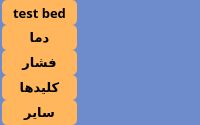
     <widget class="QWidget" name="widget_2" native="true">
      <property name="minimumSize">
       <size>
        <width>80</width>
        <height>0</height>
       </size>
      </property>
      <property name="styleSheet">
       <string notr="true">QWidget{background-color: rgb(110, 140, 204);}
QToolButton{
background-color: rgb(255, 182, 93);

border-radius :5px;
}
QToolButton:hover{
background-color: rgb(60, 60, 60);
}

</string>
      </property>
      <layout class="QVBoxLayout" name="verticalLayout_4">
       <property name="spacing">
        <number>0</number>
       </property>
       <property name="leftMargin">
        <number>2</number>
       </property>
       <property name="topMargin">
        <number>0</number>
       </property>
       <property name="rightMargin">
        <number>0</number>
       </property>
       <property name="bottomMargin">
        <number>0</number>
       </property>
       <item>
        <widget class="QToolButton" name="toolButton_testbed">
         <property name="minimumSize">
          <size>
           <width>75</width>
           <height>25</height>
          </size>
         </property>
         <property name="maximumSize">
          <size>
           <width>60</width>
           <height>25</height>
          </size>
         </property>
         <property name="font">
          <font>
           <family>IRANSansXFaNum</family>
           <pointsize>10</pointsize>
           <weight>75</weight>
           <bold>true</bold>
          </font>
         </property>
         <property name="text">
          <string>test bed</string>
         </property>
        </widget>
       </item>
       <item>
        <widget class="QToolButton" name="toolButton_temperature">
         <property name="minimumSize">
          <size>
           <width>75</width>
           <height>25</height>
          </size>
         </property>
         <property name="maximumSize">
          <size>
           <width>60</width>
           <height>25</height>
          </size>
         </property>
         <property name="font">
          <font>
           <family>IRANSansXFaNum</family>
           <pointsize>10</pointsize>
           <weight>75</weight>
           <bold>true</bold>
          </font>
         </property>
         <property name="text">
          <string>دما</string>
         </property>
        </widget>
       </item>
       <item>
        <widget class="QToolButton" name="toolButton_pressure">
         <property name="minimumSize">
          <size>
           <width>75</width>
           <height>25</height>
          </size>
         </property>
         <property name="maximumSize">
          <size>
           <width>60</width>
           <height>25</height>
          </size>
         </property>
         <property name="font">
          <font>
           <family>IRANSansXFaNum</family>
           <pointsize>10</pointsize>
           <weight>75</weight>
           <bold>true</bold>
          </font>
         </property>
         <property name="text">
          <string>فشار</string>
         </property>
        </widget>
       </item>
       <item>
        <widget class="QToolButton" name="toolButton_keys">
         <property name="minimumSize">
          <size>
           <width>75</width>
           <height>25</height>
          </size>
         </property>
         <property name="maximumSize">
          <size>
           <width>60</width>
           <height>25</height>
          </size>
         </property>
         <property name="font">
          <font>
           <family>IRANSansXFaNum</family>
           <pointsize>10</pointsize>
           <weight>75</weight>
           <bold>true</bold>
          </font>
         </property>
         <property name="text">
          <string>کلیدها</string>
         </property>
        </widget>
       </item>
       <item>
        <widget class="QToolButton" name="toolButton">
         <property name="minimumSize">
          <size>
           <width>75</width>
           <height>25</height>
          </size>
         </property>
         <property name="font">
          <font>
           <family>IRANSansXFaNum</family>
           <pointsize>10</pointsize>
           <weight>75</weight>
           <bold>true</bold>
          </font>
         </property>
         <property name="text">
          <string>سایر</string>
         </property>
        </widget>
       </item>
      </layout>
     </widget>
